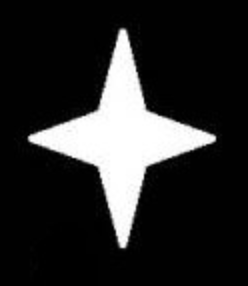
#> input picture img/star.png, 248 x 286 px
$ python contour.py
#> lines starting #> are read from the running program, lines starting #| are printed output that depends on the picture; after the words box and inside, x2 and y2 are one past the last pixel; in counts of white or black regions, pixels touching at a corner belong together
### util.py
#!/usr/bin/env python
# -*- coding: utf-8 -*-
"""
@author = 'wyx'
@time = 2019-04-08 21:34
@annotation = ''
"""
from contextlib import contextmanager
from decimal import Decimal

import cv2 as cv
import numpy as np
from matplotlib import pyplot as plt


def show(*args, is_seq=False):
    if args:
        for img in args:
            cv.imshow('', img)
            # wait 毫秒 0是永远

            if is_seq:
                cv.waitKey(0)
                cv.destroyAllWindows()

        if not is_seq:
            cv.waitKey(0)
            cv.destroyAllWindows()


# [20 lines left out: functions plt_color_img, plt_gray_img, not called in this run]


def load_img(path, mode=cv.IMREAD_COLOR):
#> called with path = 'img/star.png', mode = 1
    return cv.imread(path, mode)
#> returned value is the input picture: shape (286, 248, 3); min 0, max 255, mean 41.8


def save_img(path, img):
    cv.imwrite(path, img)


# [17 lines left out: functions test_time, blank_img, not called in this run]


def rgb2bgr(rgb_color):
    return tuple(reversed(rgb_color))


def hsv(img):
    return cv.cvtColor(img, cv.COLOR_BGR2HSV)


def gray(img):
    return cv.cvtColor(img, cv.COLOR_BGR2GRAY)

### contour.py
#!/usr/bin/env python
# -*- coding: utf-8 -*-
"""
@author = 'wyx'
@time = 2019-04-08 21:28
@annotation = ''
"""

import cv2 as cv
import numpy as np

import util


def get_cnt(img):
    if img is not None:
        img = cv.cvtColor(img, cv.COLOR_BGR2GRAY)
        ret, thresh = cv.threshold(img, 127, 255, cv.THRESH_BINARY)
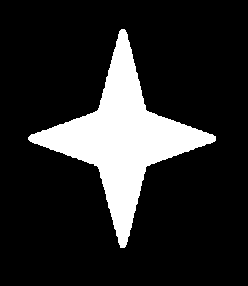
#> thresh: shape (286, 248); 16.1% white; 1 white region
        contours, hierarchy = cv.findContours(thresh, cv.RETR_TREE, cv.CHAIN_APPROX_SIMPLE)
#> contours = 1 contour; box (x1, y1, x2, y2) and area: (28, 29, 216, 248) 11124
        print(contours[0].shape)
#| (325, 1, 2)
        print(hierarchy)
#| [[[-1 -1 -1 -1]]]
        return contours


# [126 lines left out: functions feature, approx, hull_, rect, not called in this run]


def more():
    img = util.load_img('img/star.png')
    contours = get_cnt(img)
    cnt = contours[0]
#> cnt = contour of 325 points, box (x1, y1, x2, y2) (28, 29, 216, 248), area 11124
    # 凸包时传递returnPoints = False，以便找到凸起缺陷
    hull = cv.convexHull(cnt, returnPoints=False)
#> hull = [324, 323, 244, 243, 167, 166, 165, 84, 83, 1, 0]
    defects = cv.convexityDefects(cnt, hull)
#> defects = [[1, 83, 40, 8928], [84, 165, 128, 8993], [167, 243, 202, 9187], [244, 323, 286, 9187]]

    for i in range(defects.shape[0]):
        # 起点，终点，最远点，到最远点的近似距离
        s, e, f, d = defects[i, 0]
        start = tuple(cnt[s][0])
        end = tuple(cnt[e][0])
        far = tuple(cnt[f][0])
        cv.line(img, start, end, [0, 255, 0], 2)
        cv.circle(img, far, 5, [0, 0, 255], -1)
#> this loop made 4 passes
#> (s, e, f, d, start, end, far) on passes 1 to 4: (1, 83, 40, 8928, (119, 31), (28, 137), (98, 109)), (84, 165, 128, 8993, (28, 139), (120, 247), (98, 167)), (167, 243, 202, 9187, (125, 246), (215, 140), (145, 167)), (244, 323, 286, 9187, (215, 136), (125, 30), (145, 109))
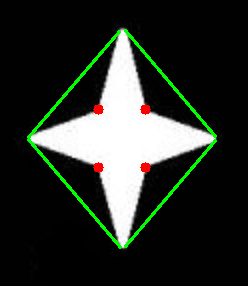
#> img: shape (286, 248, 3); 3.03% of pixels changed, all inside (x1, y1, x2, y2) = (27, 29, 217, 249)

    util.show(img)


more()
